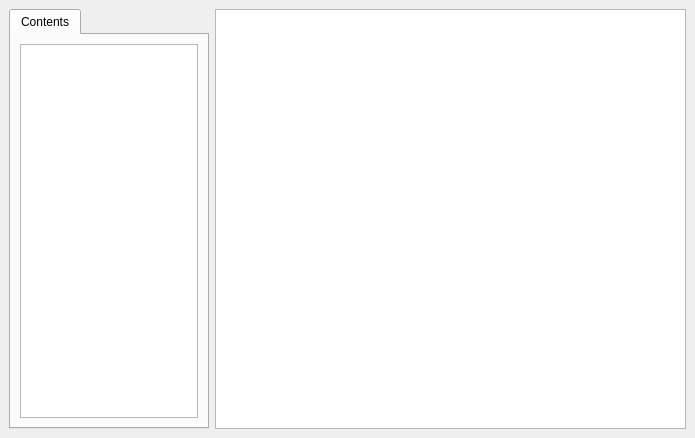
<?xml version="1.0" encoding="UTF-8"?>
<ui version="4.0">
 <class>MainWindow</class>
 <widget class="QMainWindow" name="MainWindow">
  <property name="geometry">
   <rect>
    <x>0</x>
    <y>0</y>
    <width>695</width>
    <height>438</height>
   </rect>
  </property>
  <property name="windowTitle">
   <string>Help Book</string>
  </property>
  <widget class="QWidget" name="centralwidget">
   <layout class="QHBoxLayout" name="horizontalLayout">
    <item>
     <widget class="QTabWidget" name="tabWidget">
      <property name="maximumSize">
       <size>
        <width>200</width>
        <height>16777215</height>
       </size>
      </property>
      <property name="currentIndex">
       <number>0</number>
      </property>
      <widget class="QWidget" name="tab">
       <attribute name="title">
        <string>Contents</string>
       </attribute>
       <layout class="QVBoxLayout" name="verticalLayout">
        <item>
         <widget class="QTreeWidget" name="contentsTree">
          <property name="alternatingRowColors">
           <bool>true</bool>
          </property>
          <attribute name="headerVisible">
           <bool>false</bool>
          </attribute>
          <column>
           <property name="text">
            <string notr="true">1</string>
           </property>
          </column>
         </widget>
        </item>
       </layout>
      </widget>
     </widget>
    </item>
    <item>
     <widget class="QTextBrowser" name="textDisplay"/>
    </item>
   </layout>
  </widget>
 </widget>
 <resources/>
 <connections/>
</ui>
